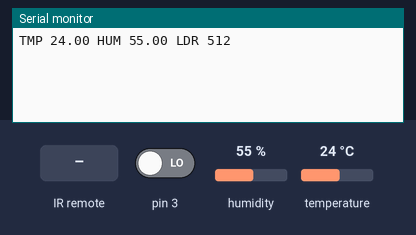
Bench run of a sketch on a simulated Arduino Uno, built with avr-gcc and run on an emulated ATmega328P. Shown: the last lines printed to the serial monitor. Inputs (shaded band) come from the test bench; at power-on: pin 3 LOW, humidity 55 %, temperature 24 °C.

Above: at 1.2 s.
1.3 s: pin 3 driven HIGH
At 2.1 s:
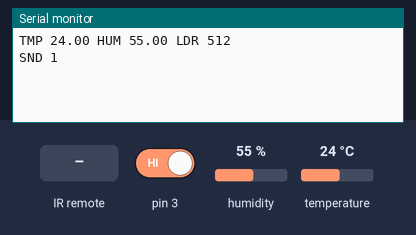
2.8 s: infrared code 0x0 received
At 3.2 s:
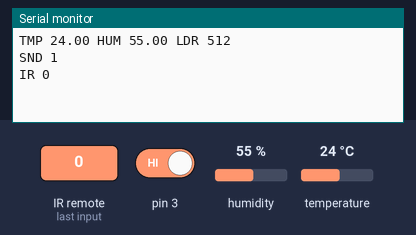
4.3 s: infrared code 0x1 received
At 5.5 s:
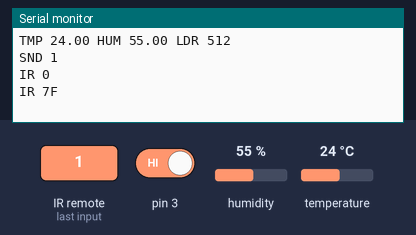

The sketch:

DHT_SoUND_SWITCH.ino
```cpp
/* ----------------------------------------------------------

      ARDUINO SENSOR AND 433MHZ SWITCH TRANSMITTER SKETCH
                   VERION 0.2 - 6-7 OCT. 2013
                  AUTHOR MICHIEL VAN DER VELDE

-------------------------------------------------------------*/

// ------------------------
//  INCLUDES
// ------------------------
#include "DHT.h"
#include <RCSwitch.h>

#include <IRremote.h>

// ------------------------
//  DEFINES
// ------------------------
#define DHTPIN 2
#define DHTTYPE DHT22

#define ENVCHECKINTERVALMS 60000
int DEVID = 1001;

int RECV_PIN = 11;

// ------------------------
//  OBJECT CREATION
// ------------------------
DHT dht(DHTPIN, DHTTYPE);
RCSwitch mySwitch = RCSwitch();

IRrecv irrecv(RECV_PIN);
decode_results results;
byte previous_ir_code;

// ------------------------
//  GLOBAL VARS - SENSORS
// ------------------------
boolean envCheckStartup = true;
long lastEnvCheckMs = 0;
boolean soundHeard = false;

float lastTemperature;
float lastHumidity;

// ------------------------
//  GLOBAL VARS - SWITCHH
// ------------------------
boolean newCmd = false;
int groupID = 0;
int switchID = 0;
int switchCmd = 0;

// ------------------------
//  GLOBAL VARS - LDR
// ------------------------
int LDR_Pin = A0;
int lastLDRValue = 0;

// ------------------------
//  MAIN ARDUINO METHODS
// ------------------------

void setup() {
  Serial.begin(9600);

  // Setup sensors
  attachInterrupt(1, flipSoundHeard, RISING);
  dht.begin();

  // Setup switch
  mySwitch.enableTransmit(10);
  //Serial.println("DEVID 1001");

  // Setup IR
  irrecv.enableIRIn();

  // ---------------------------------
}

void loop() {
  if(envCheckStartup || (lastEnvCheckMs + ENVCHECKINTERVALMS) <= millis()) {
    if(envCheckStartup)
      envCheckStartup = false;
    float newTemperature = dht.readTemperature();
    float newHumidity = dht.readHumidity();
    int newLDRValue = analogRead(LDR_Pin);

    if(!isnan(newTemperature) && lastTemperature != newTemperature) {
      Serial.print("TMP ");
      Serial.print(newTemperature);
      Serial.print(" ");
      lastTemperature = newTemperature;
    }

    if(!isnan(newHumidity) && lastHumidity != newHumidity) {
      Serial.print("HUM ");
      Serial.print(newHumidity);
      Serial.print(" ");
      lastHumidity = newHumidity;
    }

    Serial.print("LDR ");
    Serial.println(newLDRValue);

    lastEnvCheckMs = millis();
  }

  if(soundHeard) {
    soundHeard = false;
    Serial.println("SND 1");
  }

  // IR
  if (irrecv.decode(&results)) {
    byte send_ir = results.value;
    if(send_ir == 255)
      send_ir = previous_ir_code;
    else
      previous_ir_code = results.value;
    Serial.print("IR ");
    Serial.println(send_ir, HEX);
    irrecv.resume();
  }

  // Run switch
  processSerialForSwitch();
  if(newCmd) {
    switch(switchCmd) {
      case 0:
        mySwitch.switchOff(groupID, switchID);
      break;
      case 1:
        mySwitch.switchOn(groupID, switchID);
      break;
    }
    newCmd = false;
  }
}

// ------------------------
//  HELPER METHODS - SWITCH
// ------------------------

void processSerialForSwitch() {
  if(Serial.available() == 5) {
    Serial.read(); // discard first byte (S)
    Serial.read(); // discard second byte (space)
    groupID = Serial.read() - 48;
    switchID = Serial.read() - 48;
    switchCmd = Serial.read() - 48;
    newCmd = true;
  }
}

// ------------------------
//  INTERRUPT HANDLER
// ------------------------

void flipSoundHeard() {
  soundHeard = true;
}
```

Measured:
- after the input at 1.3 s, the serial monitor: prints a new line at once (image 1)
- after the input at 2.8 s, the serial monitor: prints a new line at once (image 2)
- after the input at 4.3 s, the serial monitor: prints a new line at once (image 3)
